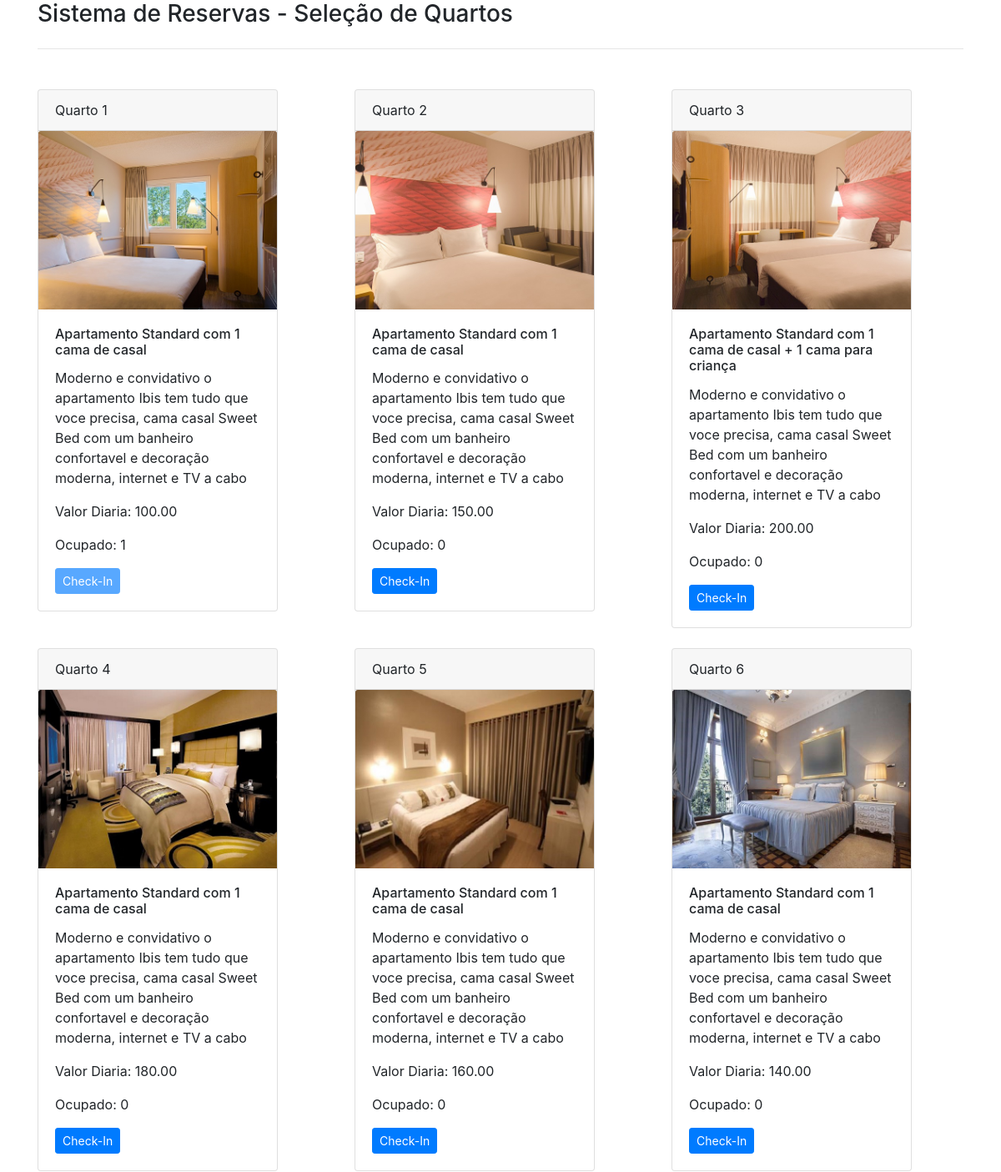
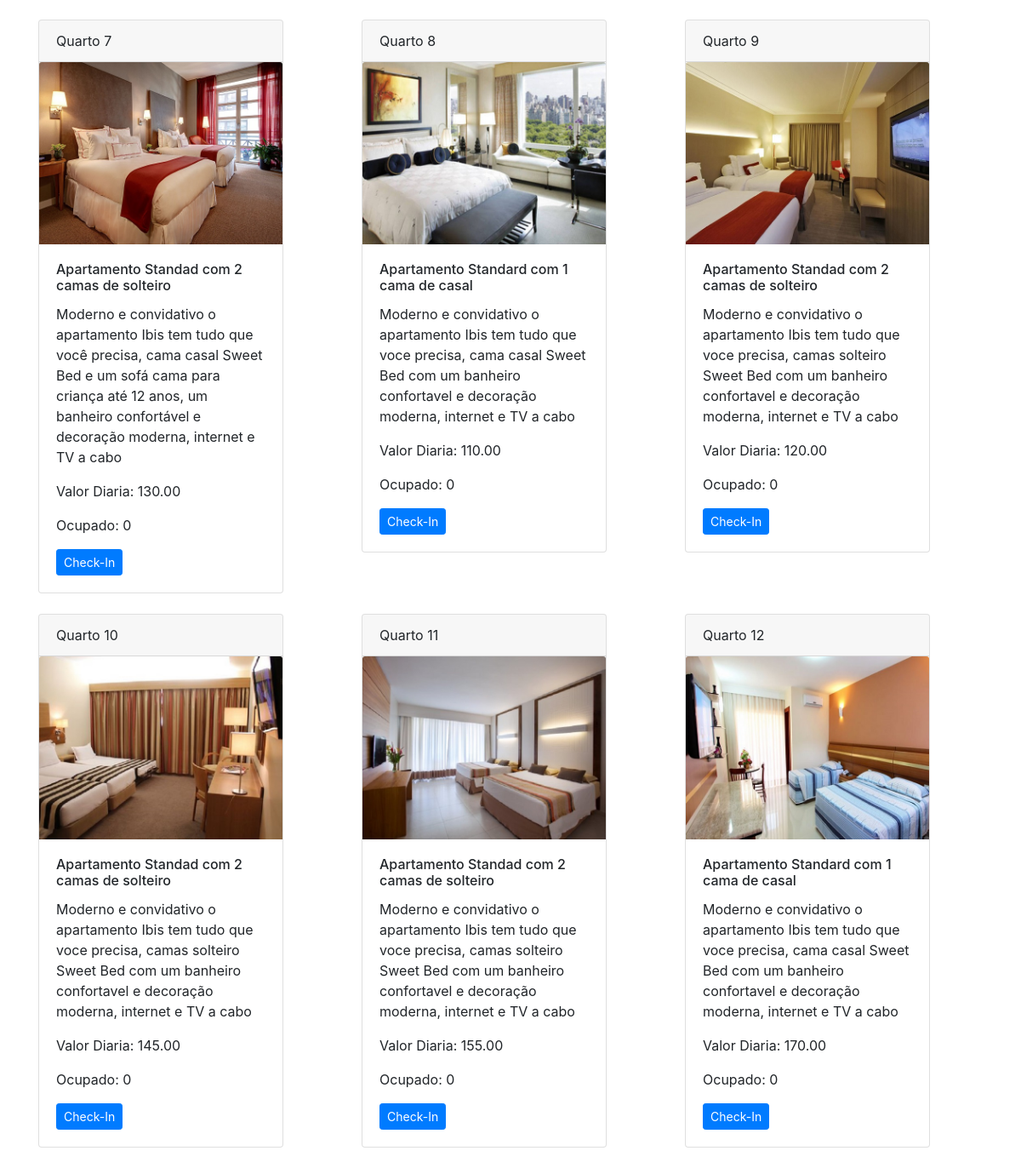
Page /quartos/index.php on the committed database (2 pictures, top to bottom).
### tables this page shows
CREATE TABLE `quarto` (
  `IdQuarto` int(11) NOT NULL,
  `Numero` int(11) NOT NULL,
  `Situacao` tinyint(1) NOT NULL,
  `ValorDiaria` decimal(5,2) DEFAULT NULL,
  `titulo` varchar(80) NOT NULL,
  `descricao` varchar(256) NOT NULL
);

### inc/database.php (called while the page is built, shortened)
<?php
function open_database() {
	try {
				$conn = new mysqli(DB_HOST, DB_USER, DB_PASSWORD, DB_NAME);
				return $conn;
			} catch (Exception $e) {
				echo $e->getMessage();
				return null;
			}
		}
function find_all( $table ) {
	$database = open_database();
	$found = null;
	$sql = "SELECT * FROM " . $table;
	$result = $database->query($sql);
	if ($result->num_rows > 0) {
		$found = $result->fetch_all(MYSQLI_ASSOC);
	}
	return $found;
}

### functions.php (called while the page is built, shortened)
<?php
function index($table = null) {
	$results = find_all($table);
}

### quartos/index.php (the view, shortened to what this page needs)
<?php
require_once('../functions.php');
index($table);
?>
<!DOCTYPE html>
<html>
<head>
  <link rel="stylesheet" href="css/bootstrap.min.css">
   <link href="css/jquery.bdt.css" rel="stylesheet">
   <link href="css/font-awesome.min.css" rel="stylesheet">
</head>
<body>
<div class="container">
  <h3>Sistema de Reservas - Seleção de Quartos</h3>
  <hr class="my-4">
</div>
<br />
<div class="container">
      <?php $i = 0; if ($results): ?>
	  <?php foreach ($results as $result): ?>
	  	<?php if($i == 0 ){?> <div class="row"> <?php } ?>
		  	<div class="col-sm-4">
				<div class="card" style="width: 18rem;">
					<div class="card-header">Quarto <?php echo $result['Numero']; ?></div>
					<img class="card-img-top" src="../quartos/imagens/quarto<?php echo $result['Numero']; ?>.jpg" alt="Card image">
					<div class="card-body">
						<h6 class="card-title"><?php echo utf8_encode($result['titulo']); ?></h6>
						<p class="card-text"><?php echo utf8_encode($result['descricao']); ?></p>
						<p class="card-text">Valor Diaria: <?php echo $result['ValorDiaria']; ?></p>
						<p class="card-text">Ocupado: <?php echo $result['Situacao']; ?></p>
						<div class="btn-group btn-group-sm" role="group">
							<button class="btn btn-primary btn-sm" href="quartos/index.php?IdCliente=<?php echo $result['IdCliente']; ?>" <?php if($result['Situacao']){ ?> disabled <?php }?>  role="button">Check-In</button>
						</div>
					</div>
				</div>
			</div>
		<?php $i++; if($i == 3 ){?> </div><br> <?php $i = 0; } ?>
      <?php endforeach; ?>
	  <?php else: ?>
			 <p colspan="6">Nenhum registro encontrado.</p>
      <?php endif; ?>
</div>
</body>
</html>

### rows in the picture
quarto: Numero "1", shows a picture, titulo "Apartamento Standard com 1 cama de casal", descricao "Moderno e convidativo o apartamento Ibis tem tudo que voce precisa, cama casal Sweet Bed com um banheiro confortavel e decoração moderna, internet e TV a cabo", ValorDiaria "100.00", Situacao "1"
quarto: Numero "2", shows a picture, titulo "Apartamento Standard com 1 cama de casal", descricao "Moderno e convidativo o apartamento Ibis tem tudo que voce precisa, cama casal Sweet Bed com um banheiro confortavel e decoração moderna, internet e TV a cabo", ValorDiaria "150.00", Situacao "0"
quarto: Numero "3", shows a picture, titulo "Apartamento Standard com 1 cama de casal + 1 cama para criança", descricao "Moderno e convidativo o apartamento Ibis tem tudo que voce precisa, cama casal Sweet Bed com um banheiro confortavel e decoração moderna, internet e TV a cabo", ValorDiaria "200.00", Situacao "0"
quarto: Numero "4", shows a picture, titulo "Apartamento Standard com 1 cama de casal", descricao "Moderno e convidativo o apartamento Ibis tem tudo que voce precisa, cama casal Sweet Bed com um banheiro confortavel e decoração moderna, internet e TV a cabo", ValorDiaria "180.00", Situacao "0"
quarto: Numero "5", shows a picture, titulo "Apartamento Standard com 1 cama de casal", descricao "Moderno e convidativo o apartamento Ibis tem tudo que voce precisa, cama casal Sweet Bed com um banheiro confortavel e decoração moderna, internet e TV a cabo", ValorDiaria "160.00", Situacao "0"
quarto: Numero "6", shows a picture, titulo "Apartamento Standard com 1 cama de casal", descricao "Moderno e convidativo o apartamento Ibis tem tudo que voce precisa, cama casal Sweet Bed com um banheiro confortavel e decoração moderna, internet e TV a cabo", ValorDiaria "140.00", Situacao "0"
quarto: Numero "7", shows a picture, titulo "Apartamento Standad com 2 camas de solteiro", descricao "Moderno e convidativo o apartamento Ibis tem tudo que você precisa, cama casal Sweet Bed e um sofá cama para criança até 12 anos, um banheiro confortável e decoração moderna, internet e TV a cabo", ValorDiaria "130.00", Situacao "0"
quarto: Numero "8", shows a picture, titulo "Apartamento Standard com 1 cama de casal", descricao "Moderno e convidativo o apartamento Ibis tem tudo que voce precisa, cama casal Sweet Bed com um banheiro confortavel e decoração moderna, internet e TV a cabo", ValorDiaria "110.00", Situacao "0"
quarto: Numero "9", shows a picture, titulo "Apartamento Standad com 2 camas de solteiro", descricao "Moderno e convidativo o apartamento Ibis tem tudo que voce precisa, camas solteiro Sweet Bed com um banheiro confortavel e decoração moderna, internet e TV a cabo", ValorDiaria "120.00", Situacao "0"
quarto: Numero "10", shows a picture, titulo "Apartamento Standad com 2 camas de solteiro", descricao "Moderno e convidativo o apartamento Ibis tem tudo que voce precisa, camas solteiro Sweet Bed com um banheiro confortavel e decoração moderna, internet e TV a cabo", ValorDiaria "145.00", Situacao "0"
quarto: Numero "11", shows a picture, titulo "Apartamento Standad com 2 camas de solteiro", descricao "Moderno e convidativo o apartamento Ibis tem tudo que voce precisa, camas solteiro Sweet Bed com um banheiro confortavel e decoração moderna, internet e TV a cabo", ValorDiaria "155.00", Situacao "0"
quarto: Numero "12", shows a picture, titulo "Apartamento Standard com 1 cama de casal", descricao "Moderno e convidativo o apartamento Ibis tem tudo que voce precisa, cama casal Sweet Bed com um banheiro confortavel e decoração moderna, internet e TV a cabo", ValorDiaria "170.00", Situacao "0"
